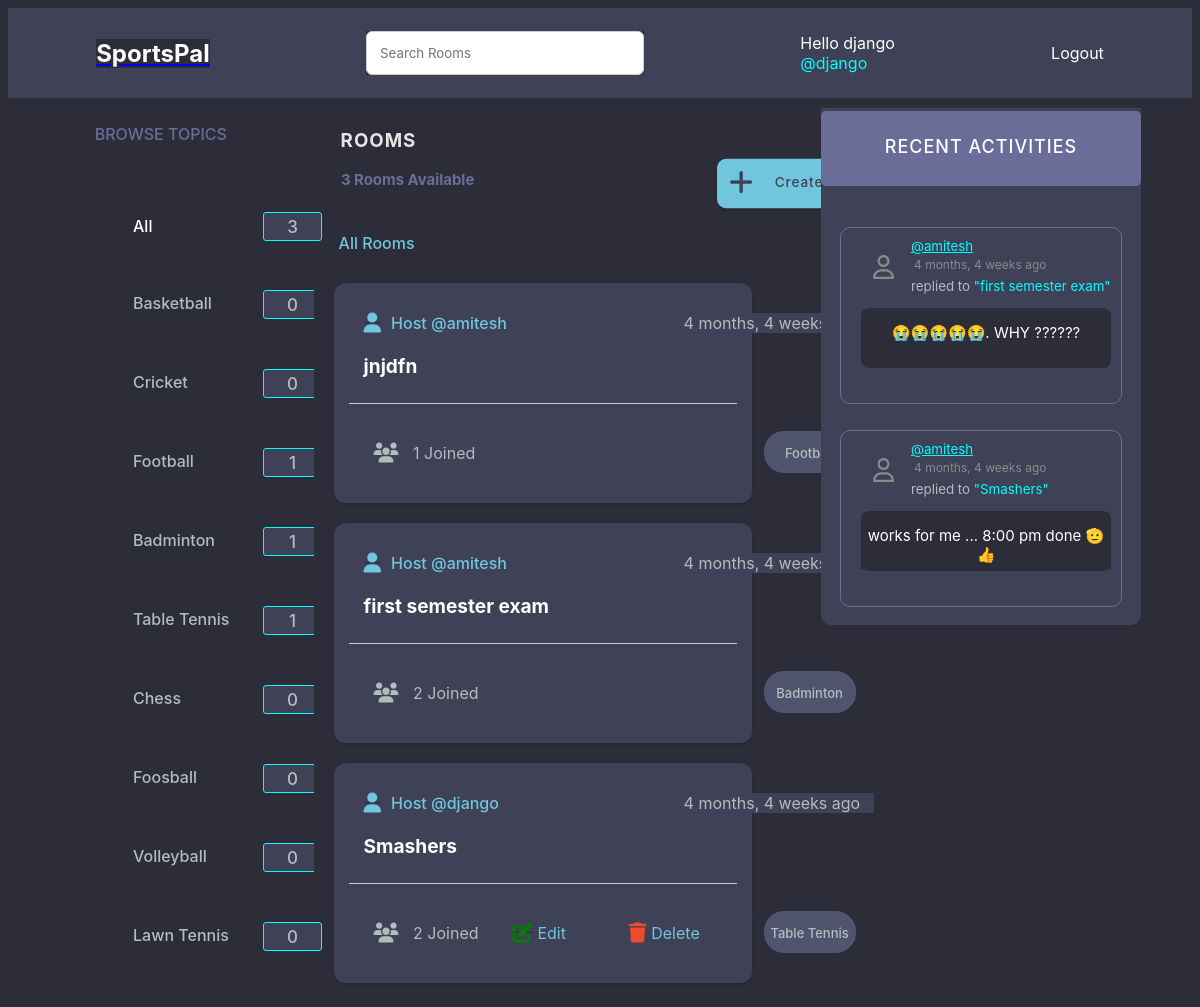
Page /home/ (signed in) on the earlier database version.
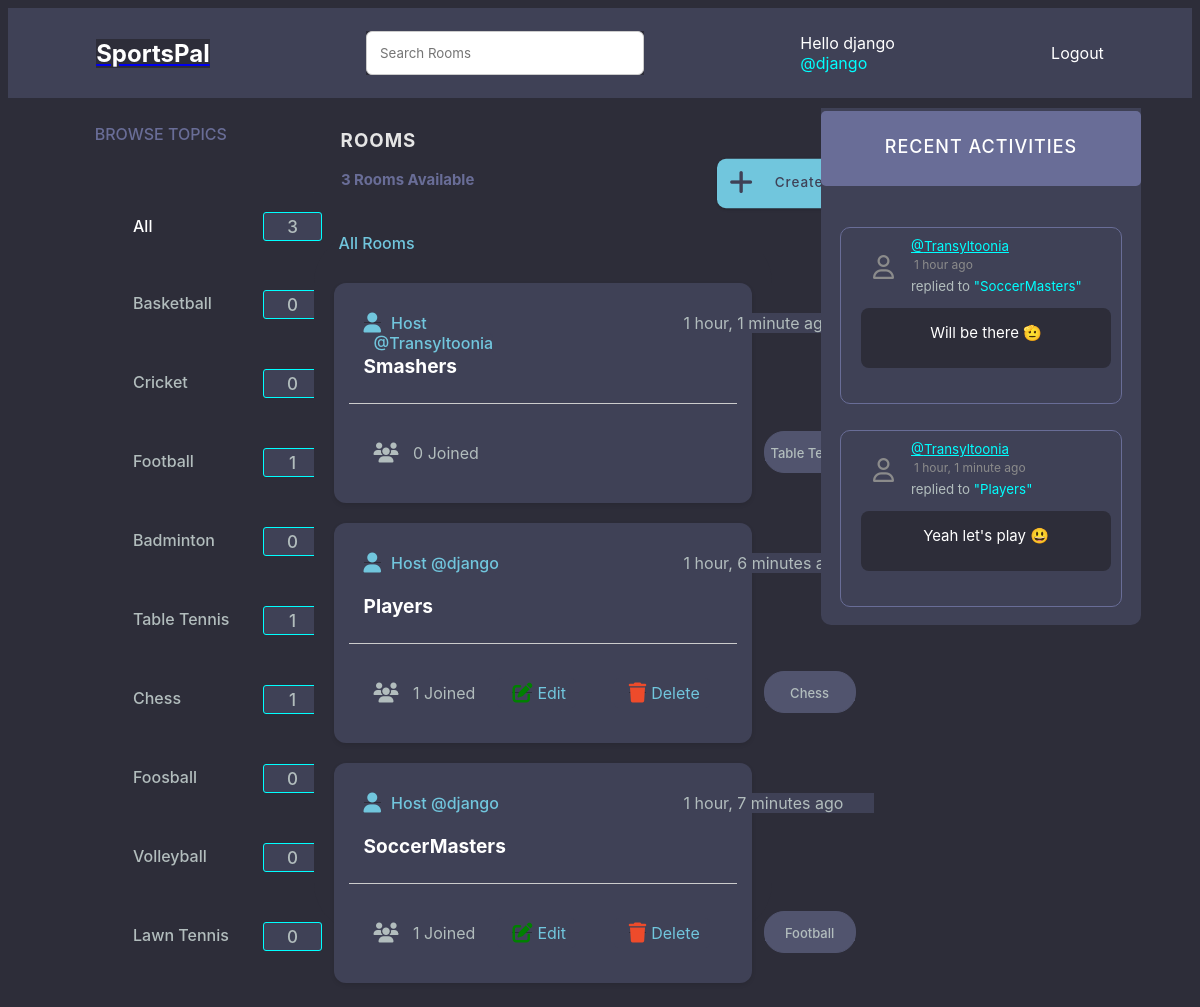
Same page on the later database version.
### base/models.py (models this page shows, shortened)
class Topic(models.Model):
    name = models.CharField(max_length=200)

class Room(models.Model):
    host = models.ForeignKey(User, on_delete=models.SET_NULL, null=True)
    topic = models.ForeignKey(Topic, on_delete=models.SET_NULL, null=True)
    name = models.CharField(max_length=200)
    description = models.TextField(null = True, blank = True)
    participants = models.ManyToManyField(User, related_name='participants', blank=True)
    updated = models.DateTimeField(auto_now=True)
    created = models.DateTimeField(auto_now_add=True)
    class Meta:
        ordering = ('-updated','-created')
    def __str__(self):
        return self.name

class Message(models.Model):
    user = models.ForeignKey(User, on_delete=models.CASCADE)
    room = models.ForeignKey(Room, on_delete=models.CASCADE)
    body = models.TextField()
    updated = models.DateTimeField(auto_now=True)
    created = models.DateTimeField(auto_now_add=True)
    def __str__(self):
        return self.body[0:50]

### base/views.py (the view)
# urls.py: path("home/", views.home, name="home"),
def home(request):
    q = request.GET.get('q') if request.GET.get('q') != None else ''
    rooms = Room.objects.filter(Q(topic__name__icontains = q) | Q(name__icontains = q) | Q(description__icontains = q) | Q(host__username__icontains = q))
    topics = Topic.objects.all()
    room_count = rooms.count()
    room_count_topic = rooms.filter(topic__name__icontains = q).count()
    room_messages = Message.objects.filter(Q(room__topic__name__icontains = q)).order_by('-created')
    context = {'rooms':rooms,'topics':topics,'room_count':room_count,'room_messages':room_messages , "room_count_topic":room_count_topic}
    return render(request,"base/home.html",context)

### base/templates/base/home.html (shortened to what this page needs)
{% extends 'main.html' %}
{% load static %}
{% block content %}
    {% block css %}
    <link rel="stylesheet" type="text/css" href="{% static 'styles/home.css' %}">
    <link href="{% static 'fontawesomefree/css/fontawesome.css' %}" rel="stylesheet" type="text/css">
    <link href="{% static 'fontawesomefree/css/brands.css' %}" rel="stylesheet" type="text/css">
    <link href="{% static 'fontawesomefree/css/solid.css' %}" rel="stylesheet" type="text/css">
    {% endblock %}
    <div class = "home-container ">
        <div>
            {% include 'base/topics_component.html' %}
        <div class = "rooms">
            <div id="rooms">
                <h3 style="position: relative;left : 27px; top: 10px">rooms</h3>
            </div>
            <div id="room_count">
                <h5 style="position: relative;left : 27px;top : -2px">{{room_count}} rooms available</h5>
            </div>
            <div id="create_room">
                <a href = "{% url 'create-room' %}">
                    <button> Create Room </button> </a>
            </div>
            <div class="all-rooms">
                <p style="color: white;">All Rooms</p>
            </div>
            <div>
                    {% include 'base/feed_component.html' %}
            </div>
        </div>
        <div>
            {% include 'base/activity_component.html'%}
        </div>
{% endblock %}

### base/templates/base/topics_component.html (shortened to what this page needs)
{% load static %}
{% block css %}
    <link rel="stylesheet" type="text/css" href="{% static 'styles/topics_component.css' %}">
{% endblock %}
<h3 class = "Topics" style = "color: #696d97; text-transform: uppercase;top:10px;">Browse Topics</h3>
<div class = "All">
    <p><a href="{% url 'home' %}"  style="color: white; text-decoration: none;"><div>All</div></a> <span id = "total">{{room_count}}</span></p>
</div>
<div class = "items_all">
    {% for topic in topics %}
        <div class = "List">
            <a href="{% url 'home' %}?q={{topic.name}}">{{topic.name}}
            <div id="count_div">
                <span id = "count">{{topic.room_set.all.count}}</span></a>
            </div>
        </div>
    {% endfor %}

### base/templates/base/feed_component.html
{% load static %}
{% block css %}
    <link rel="stylesheet" type="text/css" href="{% static 'styles/feed_component.css' %}">
    <link href="{% static 'fontawesomefree/css/fontawesome.css' %}" rel="stylesheet" type="text/css">
    <link href="{% static 'fontawesomefree/css/brands.css' %}" rel="stylesheet" type="text/css">
    <link href="{% static 'fontawesomefree/css/solid.css' %}" rel="stylesheet" type="text/css">
{% endblock %}
<div style="position: relative;top:20px;z-index: 10;left:25px;color:#71c6dd;font-weight: 500;"> All Rooms</div>
<div class = "sports-rooms">
    {% for room in rooms %}
        <div class = "room_feat">
            <div id="host">
                <a href="{% url 'user-profile' room.host.id %}"style="background-color:#3f4156;z-index: 30;"><i class="fa-solid fa-user fa-lg" style="position: relative;right:10px;"></i>Host @{{room.host.username}}</a>
            </div>
            <div style = "background-color: #3f4156;" id = "timer">
                {{room.created|timesince}} ago
            </div>
                {% if room.host == request.user %}
                <div class="edit-delete">
                    <div id="edit">
                        <a href = "{% url 'update-room' room.id %}" style="background-color:#3f4156;color:#71c6dd;"><i class="fa-solid fa-pen-to-square fa-lg fa-shake"style="margin:5px;color:green;"></i>Edit</a>
                    </div>
                    <div id="delete">
                        <a href = "{% url 'delete-room' room.id %}" style="background-color:#3f4156; color:#71c6dd;"><i class="fa-solid fa-trash fa-lg fa-shake"style="margin:5px;color:#EE4B2B"></i>Delete </a>
                    </div>
                </div>
                {% endif %}
                <div id="room_name">
                    <h5 style = "background-color: #3f4156;"><a href = "{% url 'room' room.id %}" style="background-color:#3f4156;">{{room.name}}</a></h5>
                </div>
                <hr style="position:relative;top :90px">
                <div style = "background-color: #3f4156;" id ="participants_num"><i class="fa-solid fa-users fa-lg"style="position:relative;right:10px;"></i>
                    {{room.participants.all.count}} Joined
                </div>
                <div id="topic_name">
                    <p style="background-color: #51546e;;">{{room.topic.name}}</p>
                </div>
        </div>
    {% endfor %}
</div>

### base/templates/base/activity_component.html (shortened to what this page needs)
{% load static %}
{% block css %}
    <link rel="stylesheet" type="text/css" href="{% static 'styles/activity_component.css' %}">
    <link href="{% static 'fontawesomefree/css/fontawesome.css' %}" rel="stylesheet" type="text/css">
    <link href="{% static 'fontawesomefree/css/brands.css' %}" rel="stylesheet" type="text/css">
    <link href="{% static 'fontawesomefree/css/solid.css' %}" rel="stylesheet" type="text/css">
{% endblock %}
<div class="block_layout">
    <div class="recent_activities">
        <h3> recent activities</h3>
    </div>
    {% for message in room_messages %}
    <div class = "box">
        <small >
            <div id="username">
                <a href = "{'% url 'user-profile' message.user.id %}" style="background-color: #3f4156;color: cyan; width:200px">@{{message.user}}</a>
            </div>
            <div id="time" style="color: #8b8b8b; font-size: 12px; margin:3px; width:200px;">
                {{message.created|timesince}} ago
            </div>
        </small>
        <div id="sender">
            <small style="background-color: #3f4156; color:#b2bdbd; width: 200px;">replied to <tag style="background-color: #3f4156; color:cyan">"{{message.room}}"</tag></small>
        </div>
        <div id="message" style="position: relative;top:8px;">
            <p>{{message}}</p>
        </div>
    </div>
    {% endfor %}
</div>

Differences in the rows shown:
removed Room: host.username "amitesh", created "4 months, 4 weeks", name "jnjdfn", participants.all.count "1", topic.name "Football"
removed Room: host.username "amitesh", created "4 months, 4 weeks", name "first semester exam", participants.all.count "2", topic.name "Badminton"
removed Room: host.username "django", created "4 months, 4 weeks", shows "Edit", name "Smashers", participants.all.count "2", topic.name "Table Tennis"
removed Message: user "amitesh", created "4 months, 4 weeks", room "first semester exam", body "😭😭😭😭😭. WHY ??????"
removed Message: user "amitesh", created "4 months, 4 weeks", room "Smashers", body "works for me ... 8:00 pm done 🫡 👍"
computed for Topic "Badminton": room_set.all.count "1" → "0"
computed for Topic "Chess": room_set.all.count "0" → "1"
added Room: host.username "Transyltoonia", created "1 hour, 1 minute", name "Smashers", participants.all.count "0", topic.name "Table Tennis"
added Room: host.username "django", created "1 hour, 6 minutes", shows "Edit", name "Players", participants.all.count "1", topic.name "Chess"
added Room: host.username "django", created "1 hour, 7 minutes", shows "Edit", name "SoccerMasters", participants.all.count "1", topic.name "Football"
added Message: user "Transyltoonia", created "1 hour", room "SoccerMasters", body "Will be there 🫡"
added Message: user "Transyltoonia", created "1 hour, 1 minute", room "Players", body "Yeah let's play 😃"
